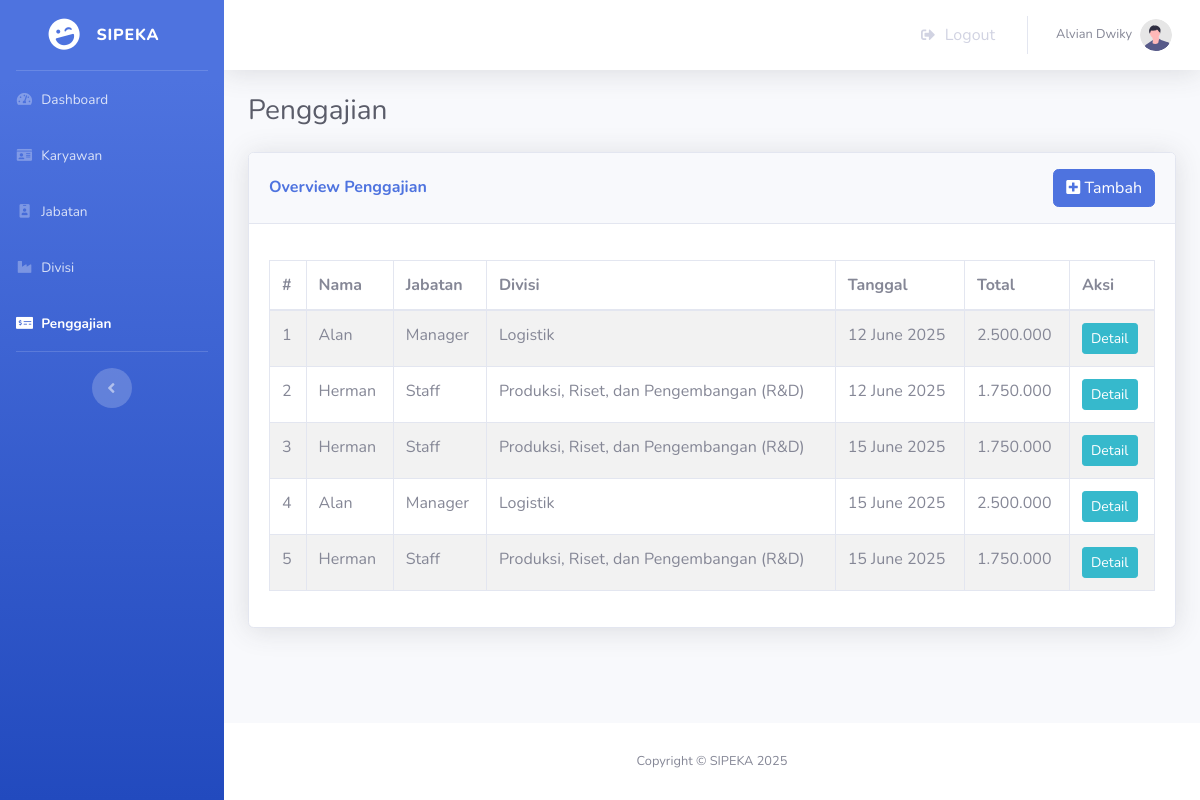
/hr/penggajian.php (signed in), run on the app's committed database.
### tables this page shows
CREATE TABLE `penggajian` (
  `id_penggajian` int(11) NOT NULL,
  `id_karyawan` int(11) DEFAULT NULL,
  `tanggal` date DEFAULT current_timestamp()
);

CREATE TABLE `karyawan` (
  `id_karyawan` int(11) NOT NULL,
  `nama` varchar(100) DEFAULT NULL,
  `nik` varchar(20) DEFAULT NULL,
  `id_jabatan` int(11) DEFAULT NULL,
  `id_divisi` int(11) DEFAULT NULL
);

CREATE TABLE `jabatan` (
  `id_jabatan` int(11) NOT NULL,
  `nama_jabatan` varchar(50) DEFAULT NULL,
  `gaji_pokok` int(11) DEFAULT NULL
);

CREATE TABLE `divisi` (
  `id_divisi` int(11) NOT NULL,
  `nama_divisi` varchar(50) DEFAULT NULL,
  `tunjangan` int(11) NOT NULL
);

### hr/penggajian.php (the view, shortened to what this page needs)
<!DOCTYPE html>
<html lang="en">
<head>
    <?php
        require('../config.php');
    ?>
    <link href="vendor/fontawesome-free/css/all.min.css" rel="stylesheet" type="text/css">
    <link href="css/sb-admin-2.css" rel="stylesheet">
</head>
<body id="page-top">
    <div id="wrapper">
        <ul class="navbar-nav bg-gradient-primary sidebar sidebar-dark accordion" id="accordionSidebar">
            <a class="sidebar-brand d-flex align-items-center justify-content-center" href="index.php">
                <div class="sidebar-brand-icon rotate-n-15">
                    <i class="fas fa-laugh-wink"></i>
                </div>
                <div class="sidebar-brand-text mx-3">SIPEKA</div>
            </a>
            <hr class="sidebar-divider my-0">
            <li class="nav-item">
                <a class="nav-link" href="index.php">
                    <i class="fas fa-fw fa-tachometer-alt"></i>
                    <span>Dashboard</span></a>
            </li>
            <li class="nav-item">
                <a class="nav-link" href="karyawan.php">
                    <i class="fas fa-fw fa-id-card"></i>
                    <span>Karyawan</span></a>
            </li>
            <li class="nav-item">
                <a class="nav-link" href="jabatan.php">
                    <i class="fas fa-fw fa-id-badge"></i>
                    <span>Jabatan</span></a>
            </li>
            <li class="nav-item">
                <a class="nav-link" href="divisi.php">
                    <i class="fas fa-fw fa-industry"></i>
                    <span>Divisi</span></a>
            </li>
            <li class="nav-item active">
                <a class="nav-link" href="penggajian.php">
                    <i class="fas fa-fw fa-money-check-alt"></i>
                    <span>Penggajian</span></a>
            </li>
            <hr class="sidebar-divider d-none d-md-block">
            <div class="text-center d-none d-md-inline">
                <button class="rounded-circle border-0" id="sidebarToggle"></button>
            </div>
        </ul>
        <div id="content-wrapper" class="d-flex flex-column">
            <div id="content">
                <nav class="navbar navbar-expand navbar-light bg-white topbar mb-4 static-top shadow">
                    <ul class="navbar-nav ml-auto">
                        <div class="nav-item no-arrow mx-1">
                            <a class="nav-link" href="../logout.php" data-toggle="modal" data-target="#logoutModal">
                                <i class="fas fa-sign-out-alt fa-sm fa-fw mr-2"></i>
                                Logout
                            </a>
                        </div>
                        <div class="nav-item dropdown no-arrow">
                            <div class="nav-link dropdown-toggle" aria-haspopup="true" aria-expanded="false">
                                <span class="mr-2 d-none d-lg-inline text-gray-600 small"><?php echo $_SESSION['nama'] ?></span>
                                <img class="img-profile rounded-circle"
                                    src="img/undraw_profile.svg">
                            </div>
                        </div>
                    </ul>
                </nav>
                <div class="container-fluid">
                    <div class="d-sm-flex align-items-center justify-content-between mb-4">
                        <h1 class="h3 mb-0 text-gray-800">Penggajian</h1>
                    </div>
                    <div class="row">
                        <div class="col-xl-12">
                            <div class="card shadow mb-4">
                                <div
                                    class="card-header py-3 d-flex flex-row align-items-center justify-content-between">
                                    <h6 class="m-0 font-weight-bold text-primary">Overview Penggajian</h6>
                                    <button class="btn btn-primary" data-toggle="modal" data-target="#gajiModal">
                                        <i class="fas fa-plus-square"></i> Tambah
                                    </button>
                                </div>
                                <div class="card-body">
                                    <div class="table-responsive">
                                    <table class="table table-striped table-bordered">
                                        <div class="table-responsive">
                                    <table class="table table-striped table-bordered">
                                        <thead>
                                            <tr>
                                            <th scope="col">#</th>
                                            <th scope="col">Nama</th>
                                            <th scope="col">Jabatan</th>
                                            <th scope="col">Divisi</th>
                                            <th scope="col">Tanggal</th>
                                            <th scope="col">Total</th>
                                            <th scope="col">Aksi</th>
                                            </tr>
                                        </thead>
                                        <tbody>
                                            <?php
                                                $q = "SELECT *, (j.gaji_pokok + d.tunjangan) AS total_gaji FROM penggajian p JOIN karyawan k ON p.id_karyawan = k.id_karyawan JOIN jabatan j ON k.id_jabatan = j.id_jabatan JOIN divisi d ON k.id_divisi = d.id_divisi ORDER BY p.tanggal ASC";
                                                $r = mysqli_query($con,$q);
                                                $i=1;
                                                if($r){
                                                    while($row = mysqli_fetch_assoc($r)){
                                                        $tanggal = $row['tanggal'];
                                                        echo "<tr>";
                                                        echo "<td>$i</td>";
                                                        echo "<td>$row[nama]</td>";
                                                        echo "<td>$row[nama_jabatan]</td>";
                                                        echo "<td>$row[nama_divisi]</td>";
                                                        echo "<td>" . date('d F Y', strtotime($tanggal)) . "</td>";
                                                        echo "<td>" . number_format($row['total_gaji'], 0, ',', '.') . "</td>";
                                                        echo "<td><a href='detail_gaji.php?id=$row[id_penggajian]' class='btn btn-sm btn-info'>Detail</a></td>";
                                                        echo "</tr>";
                                                        $i++;
                                                    }
                                                }
                                            ?>
                                        </tbody>
                                    </table>
                                </div>
                                </div>
                            </div>
                        </div>
                    </div>
                </div>
            </div>
            <footer class="sticky-footer bg-white">
                <div class="container my-auto">
                    <div class="copyright text-center my-auto">
                        <span>Copyright &copy; SIPEKA 2025</span>
                    </div>
                </div>
            </footer>
        </div>
    </div>
</body>
</html>

### data on the page
penggajian: id_karyawan.nama "Alan", jabatan.nama_jabatan "Manager", divisi.nama_divisi "Logistik", tanggal "12 June 2025", total_gaji "2.500.000"
penggajian: id_karyawan.nama "Herman", jabatan.nama_jabatan "Staff", divisi.nama_divisi "Produksi, Riset, dan Pengembangan (R&D)", tanggal "12 June 2025", total_gaji "1.750.000"
penggajian: id_karyawan.nama "Herman", jabatan.nama_jabatan "Staff", divisi.nama_divisi "Produksi, Riset, dan Pengembangan (R&D)", tanggal "15 June 2025", total_gaji "1.750.000"
penggajian: id_karyawan.nama "Alan", jabatan.nama_jabatan "Manager", divisi.nama_divisi "Logistik", tanggal "15 June 2025", total_gaji "2.500.000"
penggajian: id_karyawan.nama "Herman", jabatan.nama_jabatan "Staff", divisi.nama_divisi "Produksi, Riset, dan Pengembangan (R&D)", tanggal "15 June 2025", total_gaji "1.750.000"

### other printed values
$_SESSION['nama'] "Alvian Dwiky"
